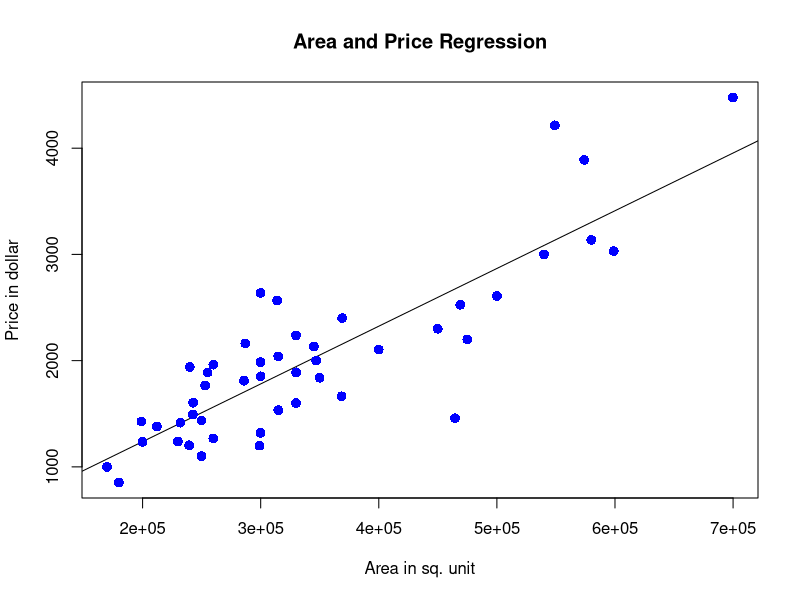

This chart was generated by the following R code:
#Reading data
data <- read.table(file = "q12_data.txt", sep = ",", header = TRUE)

#Dependent variable
y <- data$Price

#Independent variable
x <- data$Area

# Apply the lm() function.
relation <- lm(y~x)

# Find price of a house with Area 3000 sq units.
a <- data.frame(x = 3000)
result <-  predict(relation,a)
print(result)

#visualization
plot(y,x,col = "blue",main = "Area and Price Regression",
     abline(lm(x~y)),cex = 1.3,pch = 16,xlab = "Area in sq. unit",ylab = "Price in dollar")